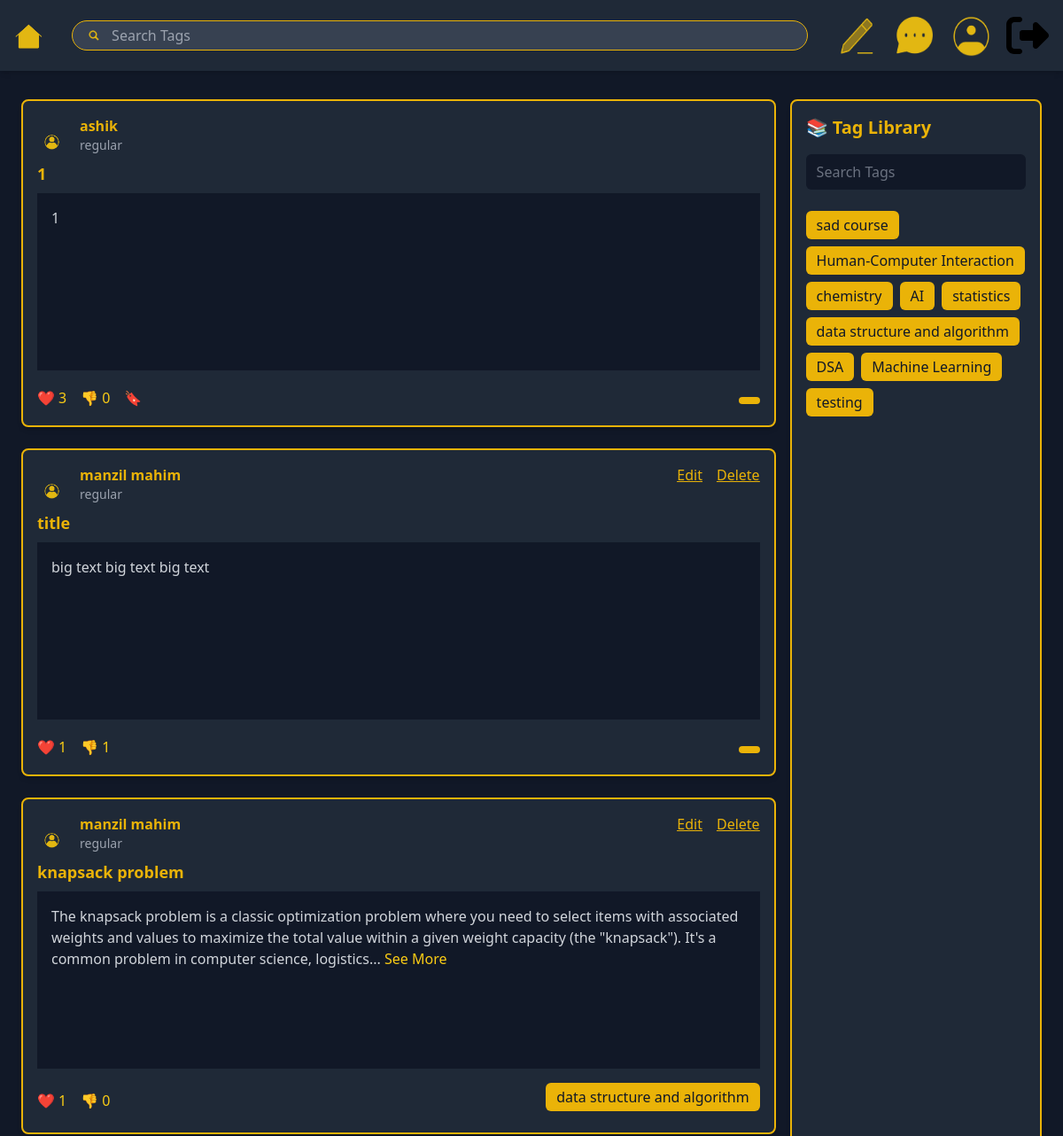
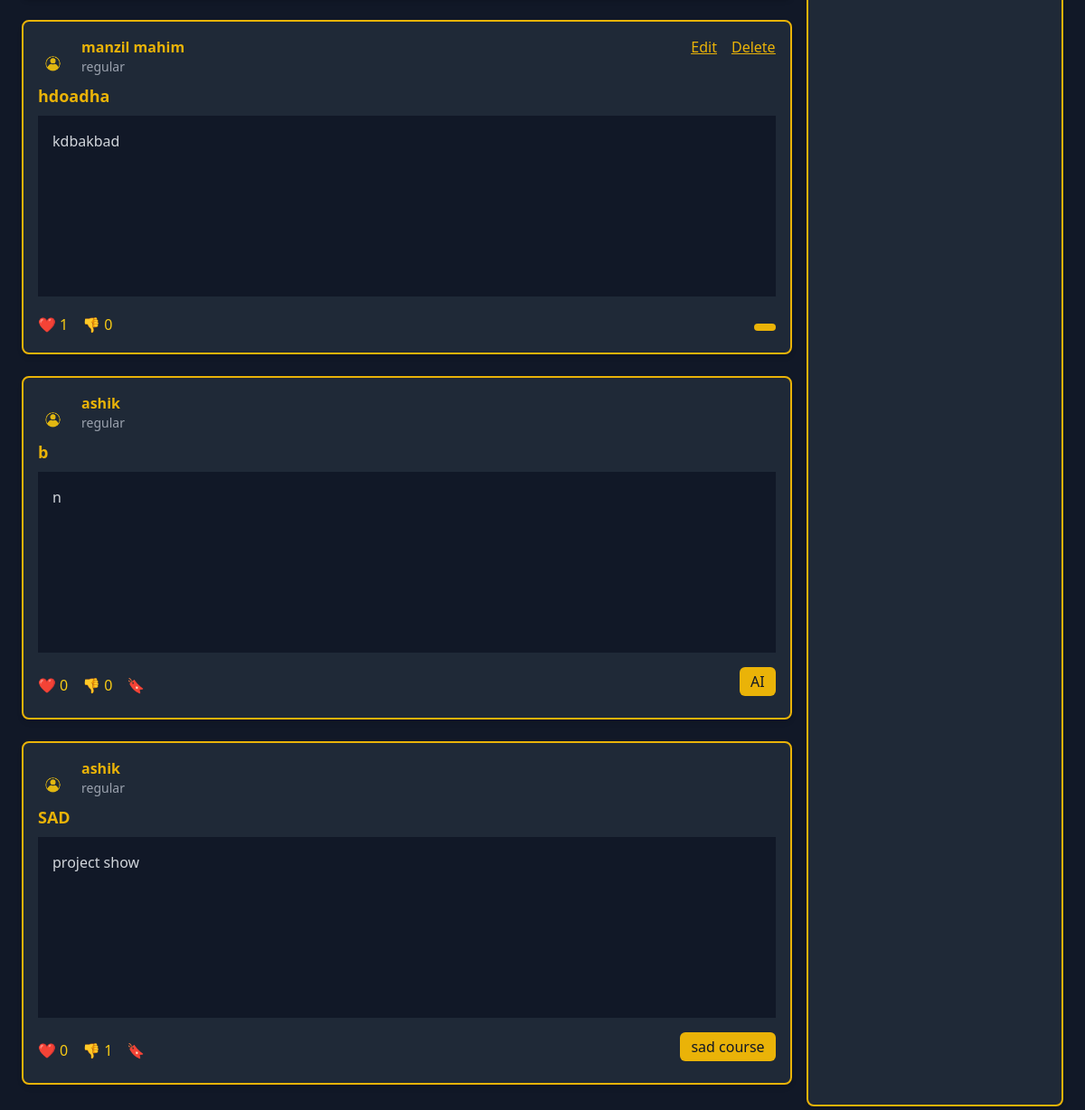
/hompage.php (signed in), run on the app's committed database (2 pictures, top to bottom).
### tables this page shows
CREATE TABLE `Post` (
  `post_id` int(11) NOT NULL,
  `post_text` text DEFAULT NULL,
  `likes` int(11) DEFAULT 0,
  `dislikes` int(11) DEFAULT 0,
  `title` varchar(255) DEFAULT NULL,
  `state` varchar(50) DEFAULT NULL,
  `user_id` int(11) DEFAULT NULL
);

CREATE TABLE `User` (
  `user_id` int(11) NOT NULL,
  `name` varchar(255) DEFAULT NULL,
  `email` varchar(255) DEFAULT NULL,
  `role_on_site` varchar(50) DEFAULT NULL,
  `password` varchar(255) DEFAULT NULL
);

CREATE TABLE `Tag` (
  `tag_id` int(11) NOT NULL,
  `tag_name` varchar(255) DEFAULT NULL
);

### hompage.php (the view, shortened to what this page needs)
<?php
include("connection.php");
$titleSearch = isset($_GET['titleSearch']) ? mysqli_real_escape_string($conn, $_GET['titleSearch']) : '';
$tagSearch = isset($_GET['tagSearch']) ? mysqli_real_escape_string($conn, $_GET['tagSearch']) : '';
$tagFilter = isset($_GET['tag']) ? mysqli_real_escape_string($conn, $_GET['tag']) : '';
if (!empty($tagFilter)) {
  $sql = "SELECT p.*, u.name, u.role_on_site, GROUP_CONCAT(t.tag_name) AS tags
          FROM Post AS p
          JOIN User AS u ON p.user_id = u.user_id
          LEFT JOIN Post_to_Tag AS pt ON p.post_id = pt.post_id
          LEFT JOIN Tag AS t ON pt.tag_id = t.tag_id
          WHERE p.title LIKE '%$titleSearch%' AND t.tag_name = '$tagFilter'
          GROUP BY p.post_id
          ORDER BY p.likes DESC";
} else {
  $sql = "SELECT p.*, u.name, u.role_on_site, GROUP_CONCAT(t.tag_name) AS tags
          FROM Post AS p
          JOIN User AS u ON p.user_id = u.user_id
          LEFT JOIN Post_to_Tag AS pt ON p.post_id = pt.post_id
          LEFT JOIN Tag AS t ON pt.tag_id = t.tag_id
          WHERE p.title LIKE '%$titleSearch%'
          GROUP BY p.post_id
          ORDER BY p.likes DESC";
}
$result = mysqli_query($conn, $sql);
$tagsQuery = "SELECT * FROM Tag WHERE tag_name LIKE '%$tagSearch%'";
$tagsResult = mysqli_query($conn, $tagsQuery);
?>
<!DOCTYPE html>
<html lang="en">
<head>
  <script src="https://cdn.tailwindcss.com"></script>
</head>
<body class="bg-gray-900 text-yellow-500 flex flex-col min-h-screen">
  <nav class="bg-gray-800 p-4 flex items-center justify-between shadow-md">
    <div><a href="hompage.php"><img src="home.png" alt="Home" class="h-8"></a></div>
    <div class="flex-1 mx-8">
      <div class="bg-gray-700 border border-yellow-500 rounded-full flex items-center px-3 py-1">
        <img src="search.png" alt="Search" class="w-6 h-6 mr-2">
        <form action="hompage.php" method="GET" class="w-full">
          <input type="text" name="titleSearch" placeholder="Search Tags" value="<?php echo htmlspecialchars($titleSearch); ?>"
            class="bg-transparent text-yellow-500 w-full focus:outline-none">
        </form>
      </div>
    </div>
    <div class="flex space-x-4">
      <a href="post.php"><img src="draft.png" class="w-12 h-12"></a>
      <a href="groupText.php"><img src="message2.png" class="w-12 h-12"></a>
      <a href="userprofile.php"><img src="profile2.png" class="w-12 h-12"></a>
      <a href="logout.php"><img src="logout-icon.svg" class="w-12 h-12"></a>
    </div>
  </nav>
  <main class="flex gap-4 p-6 mt-2 rounded-lg">
    <section class="w-3/4">
      <?php while ($row = mysqli_fetch_array($result)) { ?>
        <div id="<?php echo $row["post_id"] ?>" class="bg-gray-800 rounded-lg p-4 mb-6 shadow-md border-2 border-yellow-500">
          <div class="flex items-center gap-2 mb-2">
            <img src="profile.png" alt="User" class="h-10 w-10 rounded-full">
            <div class="w-full">
              <div class="flex w-full justify-between">
                <h3 class="font-semibold"><?php echo $row["name"]; ?></h3>
                <?php if ($row["user_id"] == $_SESSION["user_id"]) { ?>
                  <div class="flex gap-4 underline">
                    <a href=<?php echo "edit.php?post_id=" . $row["post_id"] ?>>Edit</a>
                    <a href=<?php echo "delete.php?post_id=" . $row["post_id"] ?>>Delete</a>
                  </div>
                <?php } ?>
              </div>
              <p class="text-sm text-gray-400"><?php echo $row["role_on_site"]; ?></p>
            </div>
          </div>
          <h2 class="text-lg font-bold">
            <a href=<?php echo 'fullpostview.php?post_id=' . $row["post_id"] ?>>
              <?php echo $row["title"]; ?>
            </a>
          </h2>
          <p class="text-gray-300 mt-2 bg-gray-900 p-4 h-[200px] text-wrap w-full">
            <?php
              $truncatedText = substr($row["post_text"], 0, 250);
              echo $truncatedText;
              if (strlen($row["post_text"]) > 250) {
                echo '... <a href="fullpostview.php?post_id=' . $row["post_id"] . '" class="text-yellow-400">See More</a>';
              }
            ?>
          </p>
          <div class="flex items-center justify-between text-yellow-400 mt-4">
            <div class="flex gap-4">
              <form action="" method="POST">
                <button type="submit" name="action" value="like" class="flex items-center space-x-1 hover:text-red-500">
                  <span>❤️</span>
                  <span><?php echo $row["likes"]; ?></span>
                </button>
              </form>
              <form action="" method="POST">
                <button type="submit" name="action" value="dislike" class="flex items-center space-x-1 hover:text-gray-500">
                  <span>👎</span>
                  <span><?php echo $row["dislikes"]; ?></span>
                </button>
              </form>
              <?php if ($row["user_id"] != $_SESSION["user_id"]) { ?>
                <form action="" method="POST">
                  <button type="submit" name="bookmark" class="flex items-center space-x-1 hover:text-yellow-400">
                    <span>🔖</span>
                  </button>
                </form>
              <?php } ?>
            </div>
            <div class="flex flex-wrap gap-2">
              <?php
              $tagArray = explode(",", $row["tags"]);
              foreach ($tagArray as $tag) {
              ?>
                <form action="hompage.php" method="GET" class="inline">
                  <button class="bg-yellow-500 text-gray-900 px-3 py-1 rounded-md mb-2"><?php echo trim($tag); ?></button>
                </form>
              <?php } ?>
            </div>
          </div>
        </div>
      <?php } ?>
    </section>
    <aside class="w-1/4 bg-gray-800 rounded-lg p-4 shadow-md border-2 border-yellow-500">
      <h2 class="text-xl font-bold mb-4">📚 Tag Library</h2>
      <div class="flex flex-wrap gap-2 text-gray-100 mt-2">
        <form action="hompage.php" method="GET" class="mb-4 w-full">
          <input type="text" name="tagSearch" placeholder="Search Tags" value="<?php echo htmlspecialchars($tagSearch); ?>"
            class="w-full px-3 py-2 bg-gray-900 text-yellow-400 placeholder-gray-500 rounded-md focus:outline-none">
        </form>
        <?php while ($tag = mysqli_fetch_assoc($tagsResult)) { ?>
          <form action="hompage.php" method="GET">
            <button class="bg-yellow-500 text-gray-900 px-3 py-1 rounded-md"><?php echo $tag['tag_name']; ?></button>
          </form>
        <?php } ?>
      </div>
    </aside>
  </main>
</body>
</html>

### data on the page
post: user.name "ashik", user.role_on_site "regular", title "1", post_text "1", likes "3", dislikes "0"
post: user.name "manzil mahim", user.role_on_site "regular", title "title", post_text "big text big text big text", likes "1", dislikes "1"
post: user.name "manzil mahim", user.role_on_site "regular", title "knapsack problem", post_text "The knapsack problem is a classic optimization problem where you need to select items with associated weights and values to maximize the total value within a given weight capacity (the \"knapsack\"). It's a common problem in computer science, logistics", likes "1", dislikes "0", tag "data structure and algorithm"
post: user.name "manzil mahim", user.role_on_site "regular", title "hdoadha", post_text "kdbakbad", likes "1", dislikes "0"
post: user.name "ashik", user.role_on_site "regular", title "b", post_text "n", likes "0", dislikes "0", tag "AI"
post: user.name "ashik", user.role_on_site "regular", title "SAD", post_text "project show", likes "0", dislikes "1", tag "sad course"
tag: tag_name "sad course"
tag: tag_name "Human-Computer Interaction"
tag: tag_name "chemistry"
tag: tag_name "AI"
tag: tag_name "statistics"
tag: tag_name "data structure and algorithm"
tag: tag_name "DSA"
tag: tag_name "Machine Learning"
tag: tag_name "testing"
